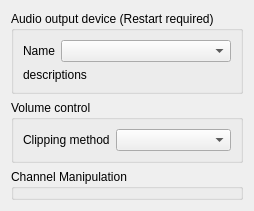
       <widget class="QWidget" name="audio_sound">
        <layout class="QVBoxLayout" name="verticalLayout_37">
         <item>
          <widget class="QGroupBox" name="groupBox_31">
           <property name="title">
            <string>Audio output device (Restart required)</string>
           </property>
           <layout class="QVBoxLayout" name="verticalLayout_14">
            <item>
             <layout class="QHBoxLayout" name="horizontalLayout_21">
              <item>
               <widget class="QLabel" name="label_43">
                <property name="text">
                 <string>Name</string>
                </property>
               </widget>
              </item>
              <item>
               <widget class="DataComboBox" name="audio_device">
                <property name="sizePolicy">
                 <sizepolicy hsizetype="Expanding" vsizetype="Fixed">
                  <horstretch>0</horstretch>
                  <verstretch>0</verstretch>
                 </sizepolicy>
                </property>
               </widget>
              </item>
             </layout>
            </item>
            <item>
             <widget class="QLabel" name="audio_device_desc">
              <property name="text">
               <string notr="true">descriptions</string>
              </property>
             </widget>
            </item>
           </layout>
          </widget>
         </item>
         <item>
          <widget class="QGroupBox" name="groupBox_7">
           <property name="title">
            <string>Volume control</string>
           </property>
           <layout class="QFormLayout" name="formLayout_15">
            <property name="fieldGrowthPolicy">
             <enum>QFormLayout::AllNonFixedFieldsGrow</enum>
            </property>
            <item row="0" column="0">
             <widget class="QLabel" name="label_50">
              <property name="text">
               <string>Clipping method</string>
              </property>
             </widget>
            </item>
            <item row="0" column="1">
             <widget class="ClippingMethodComboBox" name="clipping_method"/>
            </item>
           </layout>
          </widget>
         </item>
         <item>
          <widget class="QGroupBox" name="audio_channel_group">
           <property name="title">
            <string>Channel Manipulation</string>
           </property>
           <layout class="QVBoxLayout" name="verticalLayout_7">
            <property name="leftMargin">
             <number>0</number>
            </property>
            <property name="topMargin">
             <number>0</number>
            </property>
            <property name="rightMargin">
             <number>0</number>
            </property>
            <property name="bottomMargin">
             <number>0</number>
            </property>
            <item>
             <widget class="ChannelManipulationWidget" name="channel_manipulation" native="true">
              <property name="sizePolicy">
               <sizepolicy hsizetype="Preferred" vsizetype="Expanding">
                <horstretch>0</horstretch>
                <verstretch>0</verstretch>
               </sizepolicy>
              </property>
             </widget>
            </item>
           </layout>
          </widget>
         </item>
        </layout>
       </widget>
